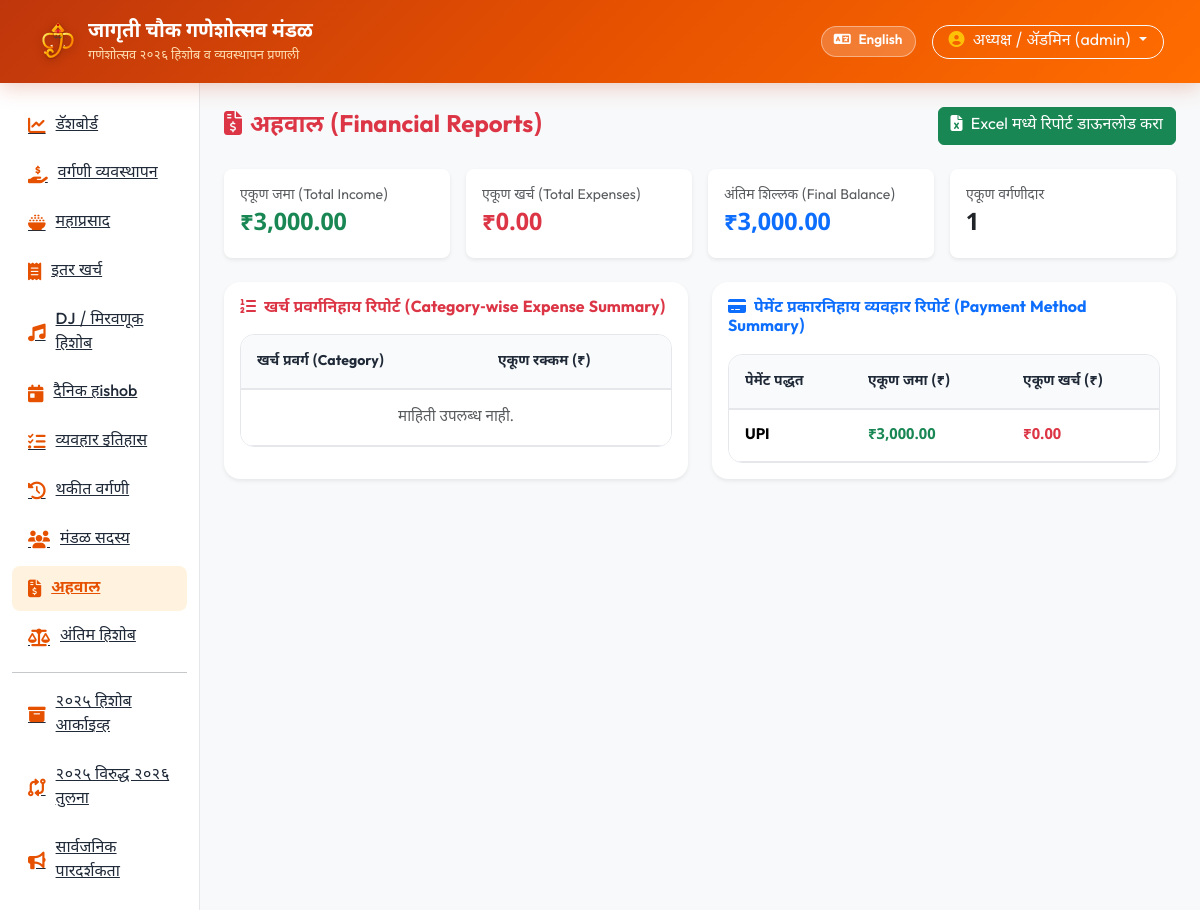
The app's page /reports (signed in) with its own data.
### tables this page shows
CREATE TABLE transactions (
    id INTEGER PRIMARY KEY AUTOINCREMENT,
    year_label TEXT NOT NULL DEFAULT '2026',
    transaction_id TEXT UNIQUE NOT NULL,
    date DATE NOT NULL,
    type TEXT NOT NULL, -- INCOME, EXPENSE
    module TEXT NOT NULL, -- VARGANI, MAHAPRASAD_DONATION, MAHAPRASAD_EXPENSE, OTHER_EXPENSE, DJ_INCOME, DJ_EXPENSE
    category TEXT NOT NULL,
    description TEXT,
    income_amount DECIMAL(12,2) DEFAULT 0.00,
    expense_amount DECIMAL(12,2) DEFAULT 0.00,
    payment_method TEXT NOT NULL,
    reference_no TEXT,
    created_by TEXT,
    created_at TIMESTAMP DEFAULT CURRENT_TIMESTAMP
);

### routes/reports.py (the view)
@reports_bp.route('/reports')
@login_required
def index():
    report_type = request.args.get('type', 'complete')
    start_date = request.args.get('start_date', '')
    end_date = request.args.get('end_date', '')
    summary = get_financial_summary('2026')
    category_summary = query_db("""
        SELECT category, SUM(amount) as total
        FROM expenses WHERE year_label='2026'
        GROUP BY category
    """)
    method_summary = query_db("""
        SELECT payment_method,
               SUM(income_amount) as total_inc,
               SUM(expense_amount) as total_exp
        FROM transactions WHERE year_label='2026'
        GROUP BY payment_method
    """)
    return render_template('reports/index.html',
                           summary=summary,
                           category_summary=category_summary,
                           method_summary=method_summary,
                           report_type=report_type,
                           start_date=start_date,
                           end_date=end_date)

### database.py (called while the page is built)
def is_mysql_configured():
    if Config.DATABASE_URL:
        db_url = Config.DATABASE_URL.lower()
        if db_url.startswith('mysql') or 'mysql' in db_url:
            return True
    if Config.DB_HOST and Config.DB_NAME and Config.DB_USER:
        return True
    return False

def get_db_connection():
    if is_mysql_configured():
        if not HAS_PYMYSQL:
            raise ImportError("PyMySQL is not installed. Please add pymysql or cryptography to your requirements.")
        params = parse_mysql_params()
        conn = pymysql.connect(
            host=params['host'],
            port=params['port'],
            user=params['user'],
            password=params['password'],
            database=params['database'],
            charset=params['charset'],
            cursorclass=pymysql.cursors.DictCursor,
            autocommit=True
        )
        return conn
    else:
        conn = sqlite3.connect(Config.DATABASE_PATH)
        conn.row_factory = sqlite3.Row
        return conn

def query_db(query, args=(), one=False):
    conn = get_db_connection()
    cur = conn.cursor()
    use_mysql = is_mysql_configured()
    if use_mysql:
        exec_query = convert_query_to_mysql(query)
        cur.execute(exec_query, args)
        rv = cur.fetchall()
        conn.close()
        if one:
            return rv[0] if rv else None
        return list(rv)
    else:
        cur.execute(query, args)
        rv = cur.fetchall()
        conn.close()
        if one:
            return dict(rv[0]) if rv else None
        return [dict(row) for row in rv]

### routes/auth.py (called while the page is built)
def login_required(f):
    @wraps(f)
    def decorated_function(*args, **kwargs):
        if 'user_id' not in session:
            flash('कृपया प्रथम लॉगिन करा.', 'warning')
            return redirect(url_for('auth.login', next=request.url))
        return f(*args, **kwargs)
    return decorated_function

### utils/translations.py (called while the page is built)
def get_translation(key, lang='mr'):
    lang = lang if lang in TRANSLATIONS else 'mr'
    return TRANSLATIONS[lang].get(key, TRANSLATIONS['en'].get(key, key))

### templates/reports/index.html
{% extends 'base.html' %}
{% block content %}
<div class="d-flex justify-content-between align-items-center mb-4">
    <h4 class="fw-bold m-0 text-danger"><i class="fa-solid fa-file-invoice-dollar me-2"></i>{{ t('reports') }} (Financial Reports)</h4>
    <a href="{{ url_for('reports.export_excel') }}" class="btn btn-success">
        <i class="fa-solid fa-file-excel me-1"></i> Excel मध्ये रिपोर्ट डाऊनलोड करा
    </a>
</div>
<div class="row g-3 mb-4">
    <div class="col-md-3">
        <div class="card border-0 shadow-sm rounded-3 p-3 bg-white">
            <div class="small text-muted font-weight-bold">एकूण जमा (Total Income)</div>
            <div class="fs-4 fw-bold text-success">₹{{ "{:,.2f}".format(summary.total_income) }}</div>
        </div>
    </div>
    <div class="col-md-3">
        <div class="card border-0 shadow-sm rounded-3 p-3 bg-white">
            <div class="small text-muted font-weight-bold">एकूण खर्च (Total Expenses)</div>
            <div class="fs-4 fw-bold text-danger">₹{{ "{:,.2f}".format(summary.total_expenses) }}</div>
        </div>
    </div>
    <div class="col-md-3">
        <div class="card border-0 shadow-sm rounded-3 p-3 bg-white">
            <div class="small text-muted font-weight-bold">अंतिम शिल्लक (Final Balance)</div>
            <div class="fs-4 fw-bold text-primary">₹{{ "{:,.2f}".format(summary.current_balance) }}</div>
        </div>
    </div>
    <div class="col-md-3">
        <div class="card border-0 shadow-sm rounded-3 p-3 bg-white">
            <div class="small text-muted font-weight-bold">एकूण वर्गणीदार</div>
            <div class="fs-4 fw-bold text-dark">{{ summary.contributors_count }}</div>
        </div>
    </div>
</div>
<div class="row g-4 mb-4">
    <div class="col-md-6">
        <div class="card border-0 shadow-sm rounded-4 p-3 h-100">
            <h6 class="fw-bold text-danger mb-3"><i class="fa-solid fa-list-ol me-2"></i>खर्च प्रवर्गनिहाय रिपोर्ट (Category-wise Expense Summary)</h6>
            <div class="table-responsive">
                <table class="table table-mandal mb-0">
                    <thead>
                        <tr>
                            <th>खर्च प्रवर्ग (Category)</th>
                            <th>एकूण रक्कम (₹)</th>
                        </tr>
                    </thead>
                    <tbody>
                        {% for c in category_summary %}
                        <tr>
                            <td class="fw-bold">{{ c.category }}</td>
                            <td class="text-danger fw-bold">₹{{ "{:,.2f}".format(c.total) }}</td>
                        </tr>
                        {% else %}
                        <tr><td colspan="2" class="text-center text-muted py-3">माहिती उपलब्ध नाही.</td></tr>
                        {% endfor %}
                    </tbody>
                </table>
            </div>
        </div>
    </div>
    <div class="col-md-6">
        <div class="card border-0 shadow-sm rounded-4 p-3 h-100">
            <h6 class="fw-bold text-primary mb-3"><i class="fa-solid fa-credit-card me-2"></i>पेमेंट प्रकारनिहाय व्यवहार रिपोर्ट (Payment Method Summary)</h6>
            <div class="table-responsive">
                <table class="table table-mandal mb-0">
                    <thead>
                        <tr>
                            <th>पेमेंट पद्धत</th>
                            <th>एकूण जमा (₹)</th>
                            <th>एकूण खर्च (₹)</th>
                        </tr>
                    </thead>
                    <tbody>
                        {% for m in method_summary %}
                        <tr>
                            <td class="fw-bold">{{ m.payment_method }}</td>
                            <td class="text-success fw-bold">₹{{ "{:,.2f}".format(m.total_inc or 0) }}</td>
                            <td class="text-danger fw-bold">₹{{ "{:,.2f}".format(m.total_exp or 0) }}</td>
                        </tr>
                        {% else %}
                        <tr><td colspan="3" class="text-center text-muted py-3">माहिती उपलब्ध नाही.</td></tr>
                        {% endfor %}
                    </tbody>
                </table>
            </div>
        </div>
    </div>
</div>
{% endblock %}

### templates/base.html (shortened to what this page needs)
<!DOCTYPE html>
<html lang="{{ lang }}">
<head>
    <link href="https://cdn.jsdelivr.net/npm/bootstrap@5.3.3/dist/css/bootstrap.min.css" rel="stylesheet">
    <link rel="stylesheet" href="https://cdnjs.cloudflare.com/ajax/libs/font-awesome/6.5.2/css/all.min.css">
    <link rel="stylesheet" href="{{ url_for('static', filename='css/custom.css') }}">
</head>
<body>
    <nav class="navbar navbar-expand-lg navbar-dark navbar-mandal sticky-top">
        <div class="container-fluid">
            <a class="navbar-brand d-flex align-items-center gap-2" href="{{ url_for('dashboard.index') }}">
                <img src="{{ url_for('static', filename='images/ganeshji_logo.svg') }}" alt="श्री गणेश" style="width: 44px; height: 44px; filter: drop-shadow(0 2px 4px rgba(0,0,0,0.3));">
                <div>
                    <div class="navbar-brand-title">{{ mandal_name }}</div>
                    <div class="navbar-brand-sub">{{ festival_title }}</div>
                </div>
            </a>
            <div class="d-flex align-items-center gap-3 ms-auto">
                {% if lang == 'mr' %}
                <a href="{{ url_for('auth.set_language', lang_code='en') }}" class="btn lang-switch-btn" title="Switch to English">
                    <i class="fa-solid fa-language me-1"></i> English
                </a>
                {% else %}
                <a href="{{ url_for('auth.set_language', lang_code='mr') }}" class="btn lang-switch-btn" title="मराठीमध्ये बदला">
                    <i class="fa-solid fa-language me-1"></i> मराठी
                </a>
                {% endif %}
                {% if session.get('user_id') %}
                <div class="dropdown">
                    <button class="btn btn-outline-light dropdown-toggle rounded-pill px-3 py-1 font-weight-bold" type="button" data-bs-toggle="dropdown">
                        <i class="fa-solid fa-circle-user me-1 text-warning"></i> {{ current_user_name }} ({{ current_user_role }})
                    </button>
                </div>
                {% endif %}
            </div>
        </div>
    </nav>
    <div class="container-fluid">
        <div class="row">
            {% if session.get('user_id') %}
            <div class="col-lg-2 sidebar">
                <div class="nav flex-column">
                    <a class="nav-link-mandal {% if request.endpoint == 'dashboard.index' %}active{% endif %}" href="{{ url_for('dashboard.index') }}">
                        <i class="fa-solid fa-chart-line"></i> {{ t('dashboard') }}
                    </a>
                    <a class="nav-link-mandal {% if 'vargani' in request.endpoint %}active{% endif %}" href="{{ url_for('vargani.index') }}">
                        <i class="fa-solid fa-hand-holding-dollar"></i> {{ t('vargani_mgmt') }}
                    </a>
                    <a class="nav-link-mandal {% if 'mahaprasad' in request.endpoint %}active{% endif %}" href="{{ url_for('mahaprasad.index') }}">
                        <i class="fa-solid fa-bowl-rice"></i> {{ t('mahaprasad') }}
                    </a>
                    <a class="nav-link-mandal {% if 'expenses' in request.endpoint %}active{% endif %}" href="{{ url_for('expenses.index') }}">
                        <i class="fa-solid fa-receipt"></i> {{ t('other_expenses') }}
                    </a>
                    <a class="nav-link-mandal {% if 'dj_procession' in request.endpoint %}active{% endif %}" href="{{ url_for('dj_procession.index') }}">
                        <i class="fa-solid fa-music"></i> {{ t('dj_hishob') }}
                    </a>
                    <a class="nav-link-mandal {% if 'daily' in request.endpoint %}active{% endif %}" href="{{ url_for('daily_accounts.index') }}">
                        <i class="fa-solid fa-calendar-day"></i> {{ t('daily_hishob') }}
                    </a>
                    <a class="nav-link-mandal {% if 'transactions' in request.endpoint %}active{% endif %}" href="{{ url_for('transactions.index') }}">
                        <i class="fa-solid fa-list-check"></i> {{ t('transactions') }}
                    </a>
                    <a class="nav-link-mandal {% if 'pending' in request.endpoint %}active{% endif %}" href="{{ url_for('pending.index') }}">
                        <i class="fa-solid fa-clock-rotate-left"></i> {{ t('pending_vargani') }}
                    </a>
                    <a class="nav-link-mandal {% if 'members' in request.endpoint %}active{% endif %}" href="{{ url_for('members.index') }}">
                        <i class="fa-solid fa-users"></i> {{ t('members') }}
                    </a>
                    <a class="nav-link-mandal {% if 'reports' in request.endpoint %}active{% endif %}" href="{{ url_for('reports.index') }}">
                        <i class="fa-solid fa-file-invoice-dollar"></i> {{ t('reports') }}
                    </a>
                    <a class="nav-link-mandal {% if request.endpoint == 'reports.hishob_final' %}active{% endif %}" href="{{ url_for('reports.hishob_final') }}">
                        <i class="fa-solid fa-scale-balanced"></i> {{ t('final_hishob') }}
                    </a>
                    <hr class="my-2">
                    <a class="nav-link-mandal {% if 'archive_2025.index' in request.endpoint %}active{% endif %}" href="{{ url_for('archive_2025.index') }}">
                        <i class="fa-solid fa-box-archive"></i> {{ t('archive_2025') }}
                    </a>
                    <a class="nav-link-mandal {% if 'archive_2025.comparison' in request.endpoint %}active{% endif %}" href="{{ url_for('archive_2025.comparison') }}">
                        <i class="fa-solid fa-code-compare"></i> {{ t('comparison_2025_2026') }}
                    </a>
                    <a class="nav-link-mandal" href="{{ url_for('public.index') }}" target="_blank">
                        <i class="fa-solid fa-bullhorn"></i> {{ t('public_transparency') }}
                    </a>
                </div>
            </div>
            <div class="col-lg-10 p-4 main-content">
            {% else %}
            <div class="col-12 p-4">
            {% endif %}
                {% block content %}{% endblock %}
            </div>
        </div>
    </div>
</body>
</html>

### static/css/custom.css (style rules this page uses)
:root { --primary-saffron: #E65100; --primary-orange: #FF6D00; --secondary-gold: #FFB300; --gold-light: #FFF8E1; --accent-red: #D50000; --bg-light: #F8F9FA; --card-bg: #FFFFFF; --text-dark: #1F2937; --text-muted: #6B7280; --border-color: #E5E7EB; --shadow-sm: 0 1px 3px rgba(0,0,0,0.08); --shadow-md: 0 4px 12px rgba(0,0,0,0.08); --shadow-lg: 0 10px 25px rgba(230,81,0,0.12); --radius-sm: 8px; --radius-md: 14px; --radius-lg: 20px; }
body { font-family: 'Noto Sans Devanagari', 'Outfit', sans-serif; background-color: var(--bg-light); color: var(--text-dark); margin: 0; padding: 0; min-height: 100vh; }
.navbar-mandal { background: linear-gradient(135deg, #BF360C 0%, #E65100 50%, #FF6D00 100%); box-shadow: 0 4px 20px rgba(191, 54, 12, 0.25); padding: 0.75rem 1.5rem; }
.navbar-brand-title { color: #FFFFFF !important; font-weight: 700; font-size: 1.25rem; letter-spacing: -0.2px; }
.navbar-brand-sub { color: #FFE0B2; font-size: 0.8rem; font-weight: 400; }
.lang-switch-btn { background: rgba(255, 255, 255, 0.2); border: 1px solid rgba(255, 255, 255, 0.4); color: #FFFFFF; border-radius: 20px; padding: 4px 12px; font-size: 0.85rem; font-weight: 600; transition: all 0.2s ease; }
.sidebar { background-color: #FFFFFF; border-right: 1px solid var(--border-color); min-height: calc(100vh - 64px); padding: 1.25rem 0.75rem; }
.nav-link-mandal { color: var(--text-dark); font-weight: 500; padding: 0.65rem 1rem; border-radius: var(--radius-sm); margin-bottom: 4px; display: flex; align-items: center; gap: 10px; transition: all 0.2s ease; }
.nav-link-mandal:hover, .nav-link-mandal.active { background-color: #FFF3E0; color: var(--primary-saffron); font-weight: 700; }
.nav-link-mandal i { font-size: 1.1rem; color: var(--primary-saffron); }
.table-mandal { width: 100%; border-collapse: separate; border-spacing: 0; background: #FFFFFF; border-radius: var(--radius-md); overflow: hidden; border: 1px solid var(--border-color); }
.table-mandal th { background-color: #F9FAFB; color: var(--text-dark); font-weight: 700; padding: 1rem; font-size: 0.88rem; border-bottom: 2px solid var(--border-color); }
.table-mandal td { padding: 0.9rem 1rem; border-bottom: 1px solid var(--border-color); vertical-align: middle; font-size: 0.95rem; }

### records on screen
transactions: created_by "admin", payment_method "UPI", income_amount "3,000.00", expense_amount "0.00"

### other values on screen
{{ mandal_name }} "जागृती चौक गणेशोत्सव मंडळ"
{{ festival_title }} "गणेशोत्सव २०२६ हिशोब व व्यवस्थापन प्रणाली"
{{ current_user_name }} "अध्यक्ष / ॲडमिन"
{{ t('dashboard') }} "डॅशबोर्ड"
{{ t('vargani_mgmt') }} "वर्गणी व्यवस्थापन"
{{ t('mahaprasad') }} "महाप्रसाद"
{{ t('other_expenses') }} "इतर खर्च"
{{ t('dj_hishob') }} "DJ / मिरवणूक हिशोब"
{{ t('daily_hishob') }} "दैनिक हishob"
{{ t('transactions') }} "व्यवहार इतिहास"
{{ t('pending_vargani') }} "थकीत वर्गणी"
{{ t('members') }} "मंडळ सदस्य"
{{ t('reports') }} "अहवाल"
{{ t('final_hishob') }} "अंतिम हिशोब"
{{ t('archive_2025') }} "२०२५ हिशोब आर्काइव्ह"
